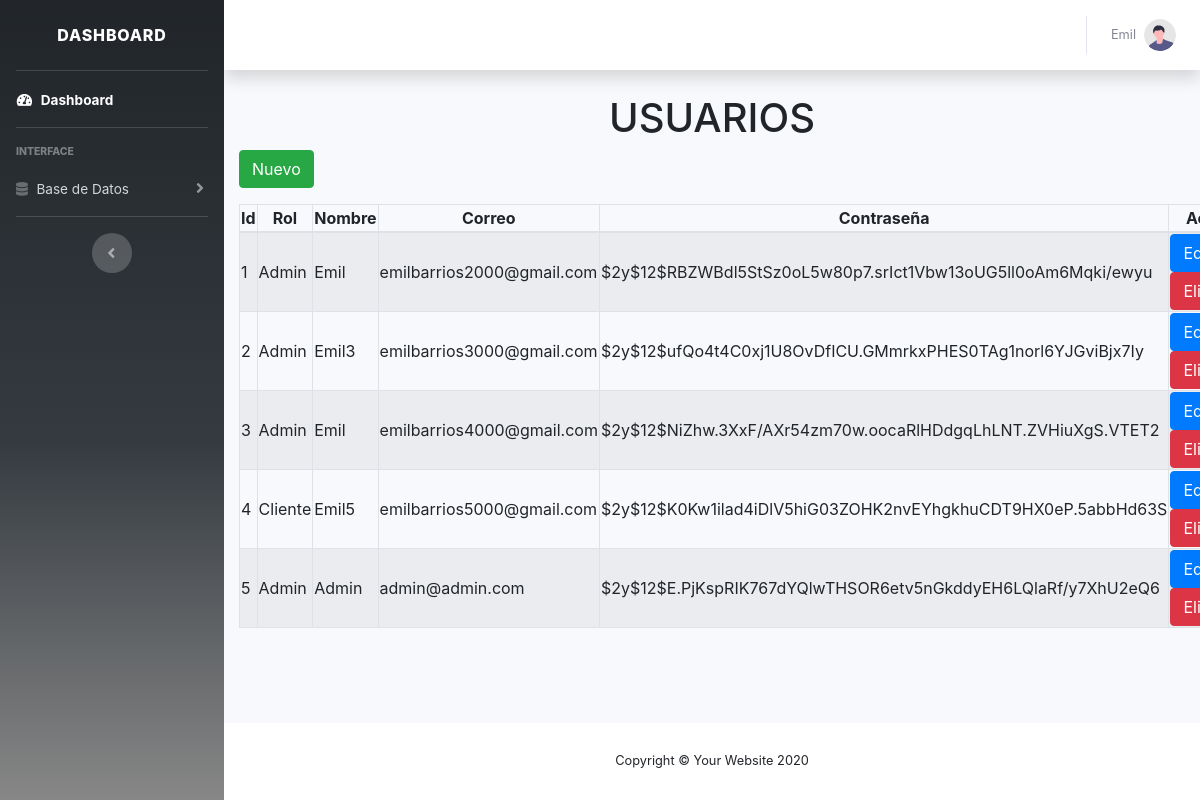
Screenshot of /dash/usuarios.php (signed in) with the database file from the repository.
### tables this page shows
CREATE TABLE `usuarios` (
  `id` int(11) NOT NULL,
  `nombre` varchar(30) NOT NULL,
  `correo` varchar(30) NOT NULL,
  `contrasena` varchar(60) NOT NULL,
  `rol` int(2) NOT NULL
);

### dash/usuarios.php (the view, shortened to what this page needs)
<?php require_once "vistas/parte_superior.php" ?>
<?php
$objeto = new Conexion();
$conexion = $objeto->Conectar();
$consulta = "SELECT * FROM usuarios";
$resultado = $conexion->prepare($consulta);
$resultado->execute();
$usuarios = $resultado->fetchAll(PDO::FETCH_ASSOC);
?>
<div class="container">
    <h1 class="text-center">USUARIOS</h1>
    <div class="row">
        <div class="col mb-3">
            <button type="button" class="btn btn-success" data-toggle="modal" data-target="#agregar-modal">
                Nuevo
            </button>
        </div>
        <div class="col-lg-12">
            <table id="tablaUsuarios" class="table-striped table-bordered" style="width:100%">
                <thead class="text-center">
                    <th>Id</th>
                    <th>Rol</th>
                    <th>Nombre</th>
                    <th>Correo</th>
                    <th>Contraseña</th>
                    <th>Accion</th>
                </thead>
                <tbody>
                    <?php
                    foreach ($usuarios as $usuario) {
                        if ($usuario['rol'] == 1) {
                            $usuario['rol'] = "Admin";
                        } else {
                            $usuario['rol'] = "Cliente";
                        }
                    ?>
                        <tr>
                            <td><?php echo $usuario['id'] ?></td>
                            <td><?php echo $usuario['rol'] ?></td>
                            <td><?php echo $usuario['nombre'] ?></td>
                            <td><?php echo $usuario['correo'] ?></td>
                            <td><?php echo $usuario['contrasena'] ?></td>
                            <td><button type="button" class="btn btn-primary editbtn2" data-toggle="modal" data-target="#editmodal">
                                    Editar
                                </button>
                                <button type="button" class="btn btn-danger deletebtn2" data-toggle="modal">
                                    Eliminar
                                </button>
                            </td>
                        </tr>
                    <?php
                    }
                    ?>
                </tbody>
            </table>
        </div>
    </div>
</div>
<?php require_once "vistas/parte_inferior.php" ?>

### dash/vistas/parte_superior.php (shortened to what this page needs)
<?php
$usuario=$_SESSION['usuario'];
?>
<!DOCTYPE html>
<html lang="es">
<head>
    <link href="vendor/fontawesome-free/css/all.min.css" rel="stylesheet" type="text/css">
    <link href="css/sb-admin-2.min.css" rel="stylesheet">
    <link rel="stylesheet" type="text/css" href="https://cdn.datatables.net/v/bs4/dt-1.10.20/datatables.min.css"/>
    <link rel="stylesheet" href="https://stackpath.bootstrapcdn.com/bootstrap/4.4.1/css/bootstrap.min.css">
</head>
<body id="page-top">
    <div id="wrapper">
        <ul class="navbar-nav degradado sidebar sidebar-dark accordion" id="accordionSidebar">
            <a class="sidebar-brand d-flex align-items-center justify-content-center" href="index.php">
                <div class="sidebar-brand-text mx-3">Dashboard</span></div>
            </a>
            <hr class="sidebar-divider my-0">
            <li class="nav-item active">
                <a class="nav-link" href="index.php">
                    <i class="fas fa-fw fa-tachometer-alt"></i>
                    <span>Dashboard</span></a>
            </li>
            <hr class="sidebar-divider">
            <div class="sidebar-heading">
                Interface
            </div>
            <li class="nav-item">
                <a class="nav-link collapsed" href="#" data-toggle="collapse" data-target="#collapseTwo"
                    aria-expanded="true" aria-controls="collapseTwo">
                    <i class="fas fa-database"></i>
                    <span>Base de Datos</span>
                </a>
            </li>
            <hr class="sidebar-divider d-none d-md-block">
            <div class="text-center d-none d-md-inline">
                <button class="rounded-circle border-0" id="sidebarToggle"></button>
            </div>
        </ul>
        <div id="content-wrapper" class="d-flex flex-column">
            <div id="content">
                <nav class="navbar navbar-expand navbar-light bg-white topbar mb-4 static-top shadow">
                    <ul class="navbar-nav ml-auto">
                        <li class="nav-item dropdown no-arrow">
                            <a class="nav-link dropdown-toggle" href="#" id="userDropdown" role="button"
                                data-toggle="dropdown" aria-haspopup="true" aria-expanded="false">
                                <span class="mr-2 d-none d-lg-inline text-gray-600 small"><?php echo $usuario?></span>
                                <img class="img-profile rounded-circle"
                                    src="img/undraw_profile.svg">
                            </a>
                        </li>
                    </ul>
                </nav>

### dash/vistas/parte_inferior.php (shortened to what this page needs)
            </div>
            <footer class="sticky-footer bg-white">
                <div class="container my-auto">
                    <div class="copyright text-center my-auto">
                        <span>Copyright &copy; Your Website 2020</span>
                    </div>
                </div>
            </footer>
        </div>
    </div>
</body>
</html>

### dash/vistas/parte_superior.php (style rules this page uses)
#accordionSidebar { background: linear-gradient(to top, rgb(0 0 0 / 47%) 0%, #343a40 45%, #212529 100%); }

### rows the page displays
usuarios: id "1", rol "Admin", nombre "Emil", correo "emilbarrios2000@gmail.com", contrasena "$2y$12$RBZWBdl5StSz0oL5w80p7.srIct1Vbw13oUG5ll0oAm6Mqki/ewyu"
usuarios: id "2", rol "Admin", nombre "Emil3", correo "emilbarrios3000@gmail.com", contrasena "$2y$12$ufQo4t4C0xj1U8OvDfICU.GMmrkxPHES0TAg1norl6YJGviBjx7Iy"
usuarios: id "3", rol "Admin", nombre "Emil", correo "emilbarrios4000@gmail.com", contrasena "$2y$12$NiZhw.3XxF/AXr54zm70w.oocaRlHDdgqLhLNT.ZVHiuXgS.VTET2"
usuarios: id "4", rol "Cliente", nombre "Emil5", correo "emilbarrios5000@gmail.com", contrasena "$2y$12$K0Kw1ilad4iDlV5hiG03ZOHK2nvEYhgkhuCDT9HX0eP.5abbHd63S"
usuarios: id "5", nombre "Admin", correo "admin@admin.com", contrasena "$2y$12$E.PjKspRIK767dYQlwTHSOR6etv5nGkddyEH6LQlaRf/y7XhU2eQ6"

### other values shown
$usuario "Emil"
